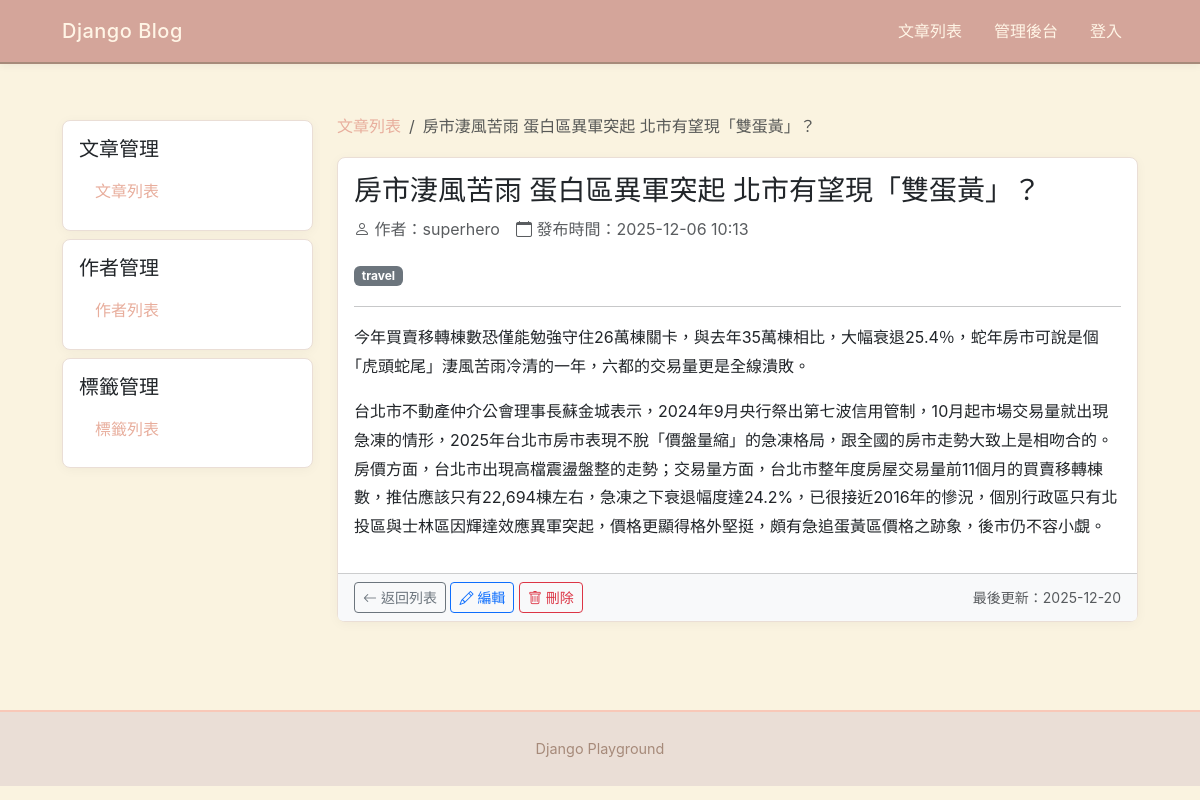
Screenshot of /blog/articles/1/ with the database file from the repository.
### blog/models.py (models this page shows, shortened)
class Article(models.Model):
    title = models.CharField(max_length=200)
    content = models.TextField()
    cover_image = models.ImageField(
        upload_to="articles/covers/",
        blank=True,
        null=True,
    )
    created_by = models.ForeignKey(
        settings.AUTH_USER_MODEL,
        on_delete=models.CASCADE,
    )
    created_at = models.DateTimeField(auto_now_add=True)
    updated_at = models.DateTimeField(auto_now=True)
    is_published = models.BooleanField(default=False)
    is_deleted = models.BooleanField(default=False)
    author = models.ForeignKey(
        Author,
        on_delete=models.CASCADE,
        related_name="articles",
        null=True,
        blank=True,
    )
    tags = models.ManyToManyField(
        Tag,
        related_name="articles",
        blank=True,
    )

class Author(models.Model):
    name = models.CharField(max_length=100)
    email = models.EmailField(unique=True)
    bio = models.TextField(blank=True)
    created_at = models.DateTimeField(auto_now_add=True)

class Tag(models.Model):
    name = models.CharField(max_length=50, unique=True)

### blog/views.py (the view)
# urls.py: path("articles/<int:article_id>/", views.article_detail, name="article_detail"),
def article_detail(request, article_id):
    article = get_object_or_404(
        Article.objects.select_related("author").prefetch_related("tags"),
        id=article_id,
    )
    return render(request, "blog/article_detail.html", {"article": article})

### blog/templates/blog/article_detail.html (shortened to what this page needs)
{% extends "blog/base.html" %}
{% block blog_content %}
  <nav aria-label="breadcrumb" class="d-none d-md-block">
    <ol class="breadcrumb">
      <li class="breadcrumb-item">
        <a href="{% url 'blog:article_list' %}">文章列表</a>
      </li>
      <li class="breadcrumb-item active">
        {{ article.title }}
      </li>
    </ol>
  </nav>
  <article class="card">
    <div class="card-body">
      <h1 class="card-title fs-3 fs-md-2 fs-lg-1">
        {{ article.title }}
      </h1>
      <div class="d-flex flex-column flex-md-row align-items-md-center mb-3 text-muted">
        <span class="me-md-3 mb-2 mb-md-0">
          <i class="bi bi-person"></i>
          作者：{{ article.author.name }}
        </span>
        <span>
          <i class="bi bi-calendar"></i>
          發布時間：{{ article.created_at|date:"Y-m-d H:i" }}
        </span>
      </div>
      {% if article.tags.exists %}
        <div class="mb-3">
          {% for tag in article.tags.all %}
            <span class="badge bg-secondary me-1 mb-1">{{ tag.name }}</span>
          {% endfor %}
        </div>
      {% endif %}
      <hr />
      <div class="article-content fs-6 fs-md-5">
        {{ article.content|linebreaks }}
      </div>
    </div>
    <div class="card-footer bg-light">
      <div class="d-flex justify-content-between align-items-center">
        <div>
          <a href="{% url 'blog:article_list' %}"
            class="btn btn-outline-secondary btn-sm">
            <span class="d-none d-sm-inline">
              <i class="bi bi-arrow-left"></i> 返回列表
            </span>
          </a>
          <a href="{% url 'blog:article_edit' article_id=article.id %}"
              class="btn btn-outline-primary btn-sm">
              <i class="bi bi-pencil"></i>
              <span class="d-none d-sm-inline">編輯</span>
          </a>
          <a href="{% url 'blog:article_delete' article_id=article.id %}"
              class="btn btn-outline-danger btn-sm">
              <i class="bi bi-trash"></i>
              <span class="d-none d-sm-inline">刪除</span>
          </a>
        </div>
        <small class="text-muted d-none d-md-inline">
          最後更新：{{ article.updated_at|date:"Y-m-d" }}
        </small>
      </div>
    </div>
  </article>
{% endblock blog_content %}

### templates/style.css (style rules this page uses)
:root { --warm-cream: #FAF3E0; --soft-beige: #EADED6; --warm-peach: #F8C8B8; --muted-coral: #E8AE9D; --warm-terracotta: #D4A59A; --soft-brown: #A68A7A; --warm-text: #5D4E37; --light-accent: #FFF5E6; --bs-info: #68b4f8; }
body { background-color: var(--warm-cream); color: var(--warm-text); font-family: -apple-system, BlinkMacSystemFont, "Segoe UI", "Hiragino Sans", "Hiragino Kaku Gothic ProN", "Yu Gothic", sans-serif; line-height: 1.8; }
.card { background-color: white; border: 1px solid var(--soft-beige); border-radius: 8px; box-shadow: 0 2px 12px rgba(0, 0, 0, 0.04); transition: all 0.3s ease; }
a { color: var(--muted-coral); text-decoration: none; }

### rows the page displays
Article: title "房市淒風苦雨 蛋白區異軍突起 北市有望現「雙蛋黃」？", author.name "superhero", created_at "2025-12-06 10:13", content "今年買賣移轉棟數恐僅能勉強守住26萬棟關卡，與去年35萬棟相比，大幅衰退25.4％，蛇年房市可說是個｢虎頭蛇尾」淒風苦雨冷清的一年，六都的交易量更是全線潰敗。 台北市不動產仲介公會理事長蘇金城表示，2024年9月央行祭出第七波信用管制，10月起市場交易量就出現急凍的情形，2025年台北市房市表現不脫「價盤量縮」的急凍格局，跟全國的房市走勢大致上是相吻合的。房價方面，台北市出現高檔震盪盤整的走勢；交易量方面，台北市整年度房屋交易量前11個月的買賣移轉棟數，推估應該只有22,694棟左右，急凍之下衰退幅度達24.2%，已很接近2016年的慘況，個別行政區只有北投區與士林區因輝達效應異軍突起，價格更顯得格外堅挺，頗有急追蛋黃區價格之跡象，後市仍不容小覷。", updated_at "2025-12-20"
Tag: name "travel"

### other values shown
{{ title }} "文章管理 作者管理 標籤管理"
{{ name }} "文章列表 作者列表 標籤列表"
